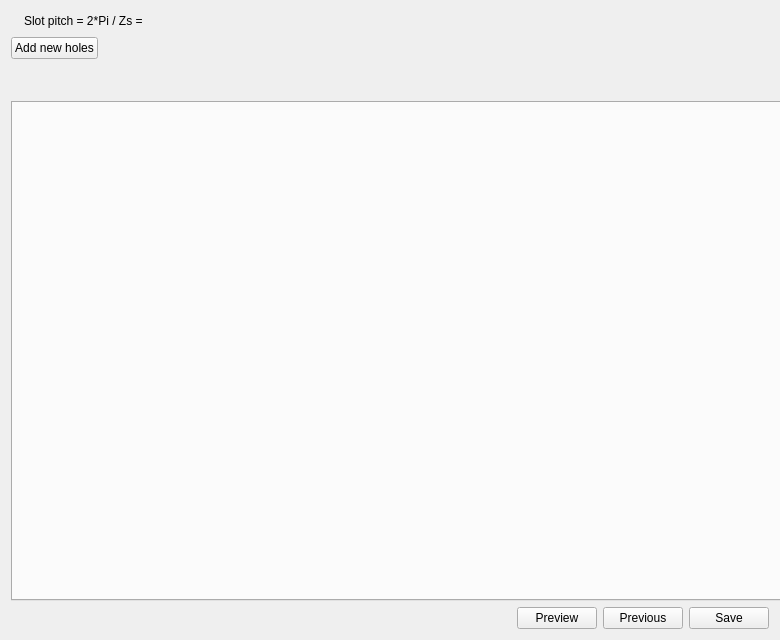
<?xml version="1.0" encoding="UTF-8"?>
<ui version="4.0">
 <class>SMHoleMag</class>
 <widget class="QWidget" name="SMHoleMag">
  <property name="geometry">
   <rect>
    <x>0</x>
    <y>0</y>
    <width>780</width>
    <height>640</height>
   </rect>
  </property>
  <property name="sizePolicy">
   <sizepolicy hsizetype="Expanding" vsizetype="Expanding">
    <horstretch>0</horstretch>
    <verstretch>0</verstretch>
   </sizepolicy>
  </property>
  <property name="minimumSize">
   <size>
    <width>780</width>
    <height>640</height>
   </size>
  </property>
  <property name="windowTitle">
   <string>Form</string>
  </property>
  <layout class="QVBoxLayout" name="verticalLayout">
   <item>
    <layout class="QHBoxLayout" name="horizontalLayout_2">
     <item>
      <widget class="HelpButton" name="b_help">
       <property name="text">
        <string/>
       </property>
       <property name="pixmap">
        <pixmap resource="../../../Resources/pyleecan.qrc">:/images/images/icon/help_16.png</pixmap>
       </property>
      </widget>
     </item>
     <item>
      <widget class="QLabel" name="out_hole_pitch">
       <property name="text">
        <string>Slot pitch = 2*Pi / Zs = </string>
       </property>
      </widget>
     </item>
     <item>
      <spacer name="horizontalSpacer_3">
       <property name="orientation">
        <enum>Qt::Horizontal</enum>
       </property>
       <property name="sizeHint" stdset="0">
        <size>
         <width>40</width>
         <height>20</height>
        </size>
       </property>
      </spacer>
     </item>
    </layout>
   </item>
   <item>
    <layout class="QHBoxLayout" name="horizontalLayout_3">
     <item>
      <widget class="QPushButton" name="b_add">
       <property name="text">
        <string>Add new holes</string>
       </property>
      </widget>
     </item>
     <item>
      <spacer name="horizontalSpacer_2">
       <property name="orientation">
        <enum>Qt::Horizontal</enum>
       </property>
       <property name="sizeHint" stdset="0">
        <size>
         <width>40</width>
         <height>20</height>
        </size>
       </property>
      </spacer>
     </item>
    </layout>
   </item>
   <item>
    <spacer name="verticalSpacer">
     <property name="orientation">
      <enum>Qt::Vertical</enum>
     </property>
     <property name="sizeType">
      <enum>QSizePolicy::Preferred</enum>
     </property>
     <property name="sizeHint" stdset="0">
      <size>
       <width>20</width>
       <height>40</height>
      </size>
     </property>
    </spacer>
   </item>
   <item>
    <widget class="QTabWidget" name="tab_hole">
     <property name="minimumSize">
      <size>
       <width>770</width>
       <height>500</height>
      </size>
     </property>
     <property name="currentIndex">
      <number>-1</number>
     </property>
     <property name="tabsClosable">
      <bool>true</bool>
     </property>
    </widget>
   </item>
   <item>
    <layout class="QHBoxLayout" name="horizontalLayout">
     <item>
      <spacer name="horizontalSpacer">
       <property name="orientation">
        <enum>Qt::Horizontal</enum>
       </property>
       <property name="sizeHint" stdset="0">
        <size>
         <width>40</width>
         <height>20</height>
        </size>
       </property>
      </spacer>
     </item>
     <item>
      <widget class="QPushButton" name="b_plot">
       <property name="text">
        <string>Preview</string>
       </property>
      </widget>
     </item>
     <item>
      <widget class="QPushButton" name="b_previous">
       <property name="text">
        <string>Previous</string>
       </property>
      </widget>
     </item>
     <item>
      <widget class="QPushButton" name="b_next">
       <property name="enabled">
        <bool>true</bool>
       </property>
       <property name="text">
        <string>Save</string>
       </property>
      </widget>
     </item>
    </layout>
   </item>
  </layout>
 </widget>
 <customwidgets>
  <customwidget>
   <class>HelpButton</class>
   <extends>QLabel</extends>
   <header>pyleecan/GUI/Tools/HelpButton.h</header>
  </customwidget>
 </customwidgets>
 <resources>
  <include location="../../../Resources/pyleecan.qrc"/>
 </resources>
 <connections/>
</ui>
